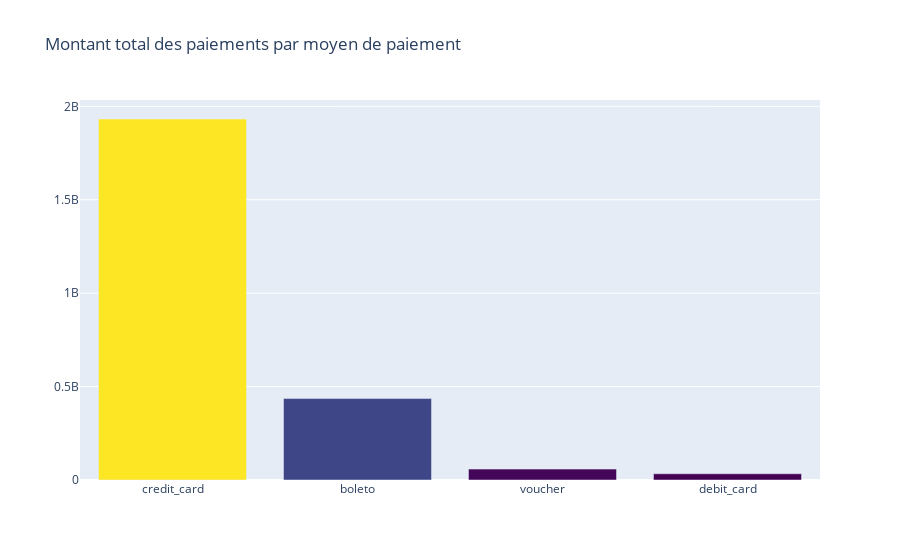

Notebook code for this chart:
### Code cell
payment_analysis = payment_analysis[payment_analysis['payment_type'] != 'not_defined']

# Trier les moyens de paiement par montant total des paiements, montant moyen des paiements et nombre total de paiements décroissants
payment_analysis_sorted_by_total_amount = payment_analysis.sort_values(by='total_payment_amount', ascending=False)
payment_analysis_sorted_by_average_amount = payment_analysis.sort_values(by='average_payment_amount', ascending=False)
payment_analysis_sorted_by_total_payments = payment_analysis.sort_values(by='total_payments', ascending=False)

# Créer un graphique pour le montant total des paiements
fig_total_amount = go.Figure(go.Bar(
    x=payment_analysis_sorted_by_total_amount['payment_type'],
    y=payment_analysis_sorted_by_total_amount['total_payment_amount'],
    marker=dict(color=payment_analysis_sorted_by_total_amount['total_payment_amount'], colorscale='viridis'),
))
fig_total_amount.update_layout(title='Montant total des paiements par moyen de paiement')

# Créer un graphique pour le montant moyen des paiements
fig_average_amount = go.Figure(go.Bar(
    x=payment_analysis_sorted_by_average_amount['payment_type'],
    y=payment_analysis_sorted_by_average_amount['average_payment_amount'],
    marker=dict(color=payment_analysis_sorted_by_average_amount['average_payment_amount'], colorscale='viridis'),
))
fig_average_amount.update_layout(title='Montant moyen des paiements par moyen de paiement')

# Créer un graphique pour le nombre total de paiements
fig_total_payments = go.Figure(go.Bar(
    x=payment_analysis_sorted_by_total_payments['payment_type'],
    y=payment_analysis_sorted_by_total_payments['total_payments'],
    marker=dict(color=payment_analysis_sorted_by_total_payments['total_payments'], colorscale='viridis'),
))
fig_total_payments.update_layout(title='Nombre total de paiements par moyen de paiement')

# Afficher les graphiques
fig_total_amount.show()
fig_average_amount.show()
fig_total_payments.show()

### Figure 1 — Plotly figure (JSON) as saved in the notebook; plotly's stock layout.template omitted (floating-point values rounded to 4 significant figures)
{"data": [{"marker": {"color": [1932000000.0, 435900000.0, 58340000.0, 33340000.0], "colorscale": [[0, "#440154"], [0.1111, "#482878"], [0.2222, "#3e4989"], [0.3333, "#31688e"], [0.4444, "#26828e"], [0.5556, "#1f9e89"], [0.6667, "#35b779"], [0.7778, "#6ece58"], [0.8889, "#b5de2b"], [1, "#fde725"]]}, "type": "bar", "x": ["credit_card", "boleto", "voucher", "debit_card"], "y": [1932000000.0, 435900000.0, 58340000.0, 33340000.0]}], "layout": {"autosize": true, "title": {"text": "Montant total des paiements par moyen de paiement"}, "xaxis": {"autorange": true, "range": [-0.5, 3.5], "type": "category"}, "yaxis": {"autorange": true, "range": [0, 2034000000.0], "type": "linear"}}}
